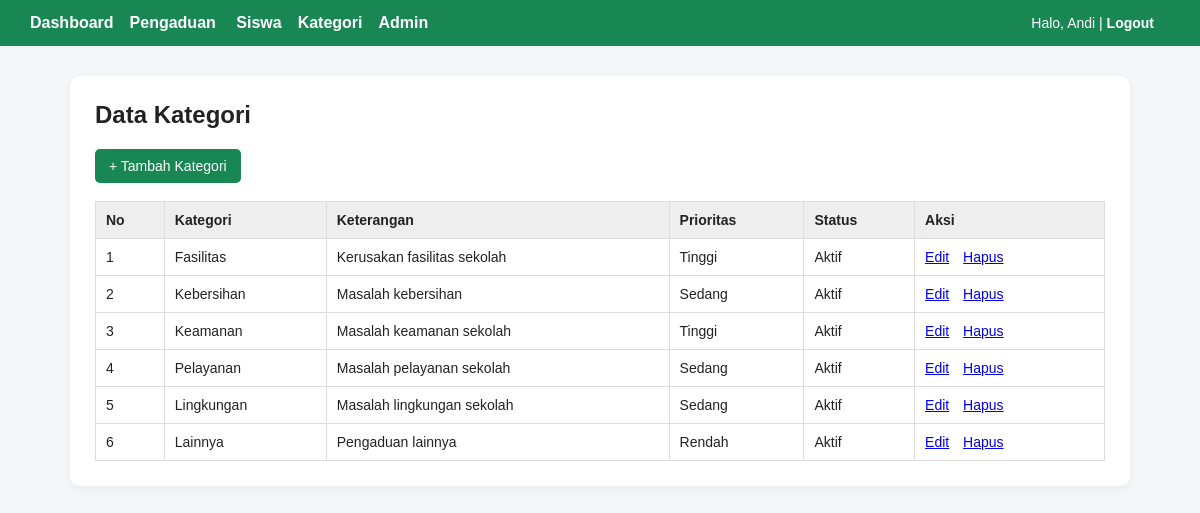
/index.php?page=kategori (signed in), run on the app's committed database.
### tables this page shows
CREATE TABLE `kategori` (
  `id_kategori` int(5) NOT NULL,
  `ket_kategori` varchar(30) NOT NULL,
  `keterangan` varchar(100) DEFAULT NULL,
  `prioritas` varchar(20) DEFAULT NULL,
  `status` varchar(20) DEFAULT NULL
);

### app/Core/Controller.php (called while the page is built, shortened)
<?php
class Controller
{
    protected function view(string $view, array $data = []): void
    {
        extract($data);
        require __DIR__ . '/../Views/layout/header.php';
        require __DIR__ . '/../Views/' . $view . '.php';
        require __DIR__ . '/../Views/layout/footer.php';
    }
}

### app/Controllers/KategoriController.php (called while the page is built, shortened)
<?php
class KategoriController extends Controller
{
    private $model;
    public function __construct()
    {
        $this->model = new Kategori();
    }
    public function index(): void
    {
        $kategori = $this->model->all();
        $this->view('kategori/index', ['kategori' => $kategori]);
    }
}

### public/index.php (called while the page is built, shortened)
<?php
spl_autoload_register(function (string $class): void {
    $prefix = 'App\\';
    $relative = substr($class, strlen($prefix));
    $file = __DIR__ . '/../app/' . str_replace('\\', '/', $relative) . '.php';
});
$routes = [
    'login'     => [AuthController::class, 'login'],
    'logout'    => [AuthController::class, 'logout'],
    'dashboard' => [DashboardController::class, 'index'],
    'admin'        => [AdminController::class, 'index'],
    'admin.create' => [AdminController::class, 'create'],
    'admin.edit'   => [AdminController::class, 'edit'],
    'admin.delete' => [AdminController::class, 'delete'],
    'siswa'        => [SiswaController::class, 'index'],
    'siswa.create' => [SiswaController::class, 'create'],
    'siswa.edit'   => [SiswaController::class, 'edit'],
    'siswa.delete' => [SiswaController::class, 'delete'],
    'kategori'        => [KategoriController::class, 'index'],
    'kategori.create' => [KategoriController::class, 'create'],
    'kategori.edit'   => [KategoriController::class, 'edit'],
    'kategori.delete' => [KategoriController::class, 'delete'],
    'pengaduan'        => [PengaduanController::class, 'index'],
    'pengaduan.create' => [PengaduanController::class, 'create'],
    'pengaduan.edit'   => [PengaduanController::class, 'edit'],
    'pengaduan.delete' => [PengaduanController::class, 'delete'],
];
$page = $_GET['page'] ?? 'login';
[$controllerClass, $method] = $routes[$page];
$controller = new $controllerClass();
$controller->$method();

### app/Core/Database.php (called while the page is built, shortened)
<?php
class Database
{
    private static $connection = null;
    public static function getConnection(): \mysqli
    {
        $config = require __DIR__ . '/../../config/config.php';
        $host = $config['host'] ?? '127.0.0.1';
        $port = (int) ($config['port'] ?? 3306);
        $attempts = [[$host, $port, null]];
        $connection = null;
        foreach ($attempts as [$h, $p, $s]) {
            $c = @mysqli_connect($h, $config['user'], $config['pass'], $config['name'], $p, $s);
            if ($c) {
                $connection = $c;
                break;
            }
        }
        mysqli_set_charset($connection, 'utf8mb4');
        self::$connection = $connection;
        return self::$connection;
    }
}

### app/Models/Kategori.php (called while the page is built, shortened)
<?php
class Kategori
{
    private $db;
    public function __construct()
    {
        $this->db = Database::getConnection();
    }
    public function all(): array
    {
        $result = mysqli_query(
            $this->db,
            'SELECT id_kategori, ket_kategori, keterangan, prioritas, status FROM kategori ORDER BY id_kategori ASC'
        );
        return $result ? mysqli_fetch_all($result, MYSQLI_ASSOC) : [];
    }
}

### app/Views/kategori/index.php (the view)
<h2>Data Kategori</h2>
<p><a class="btn" href="index.php?page=kategori.create">+ Tambah Kategori</a></p>
<table>
<tr><th>No</th><th>Kategori</th><th>Keterangan</th><th>Prioritas</th><th>Status</th><th>Aksi</th></tr>
<?php if (empty($kategori)): ?>
<tr><td colspan="6" align="center">Belum ada data kategori.</td></tr>
<?php else: $no = 1; foreach ($kategori as $row): ?>
<tr>
<td><?= $no++; ?></td>
<td><?= htmlspecialchars($row['ket_kategori']); ?></td>
<td><?= htmlspecialchars($row['keterangan'] ?? ''); ?></td>
<td><?= htmlspecialchars($row['prioritas'] ?? ''); ?></td>
<td><?= htmlspecialchars($row['status'] ?? ''); ?></td>
<td class="aksi">
<a href="index.php?page=kategori.edit&id=<?= urlencode((string) $row['id_kategori']); ?>">Edit</a>
<a href="index.php?page=kategori.delete&id=<?= urlencode((string) $row['id_kategori']); ?>" onclick="return confirm('Hapus kategori ini?');">Hapus</a>
</td>
</tr>
<?php endforeach; endif; ?>
</table>

### app/Views/layout/header.php (style rules this page uses)
* { box-sizing: border-box; }
body { font-family: Arial, sans-serif; background: #f5f6fa; margin: 0; color: #222; }
h2 { margin-top: 0; }
table { width: 100%; border-collapse: collapse; margin-top: 18px; }
th, td { border: 1px solid #ddd; padding: 10px; text-align: left; font-size: 14px; }
th { background: #eee; }
.btn { display: inline-block; padding: 9px 14px; background: #198754; color: #fff; text-decoration: none; border-radius: 5px; border: none; cursor: pointer; font-size: 14px; }
.aksi a { margin-right: 10px; }

### data on the page
kategori: ket_kategori "Fasilitas", keterangan "Kerusakan fasilitas sekolah", prioritas "Tinggi", status "Aktif"
kategori: ket_kategori "Kebersihan", keterangan "Masalah kebersihan", prioritas "Sedang", status "Aktif"
kategori: ket_kategori "Keamanan", keterangan "Masalah keamanan sekolah", prioritas "Tinggi", status "Aktif"
kategori: ket_kategori "Pelayanan", keterangan "Masalah pelayanan sekolah", prioritas "Sedang", status "Aktif"
kategori: ket_kategori "Lingkungan", keterangan "Masalah lingkungan sekolah", prioritas "Sedang", status "Aktif"
kategori: ket_kategori "Lainnya", keterangan "Pengaduan lainnya", prioritas "Rendah", status "Aktif"

### other printed values
$currentUser['nama'] "Andi"
